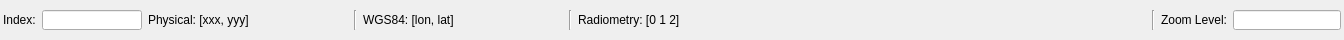
<?xml version="1.0" encoding="UTF-8"?>
<ui version="4.0">
 <class>mvd::StatusBarWidget</class>
 <widget class="QWidget" name="mvd::StatusBarWidget">
  <property name="geometry">
   <rect>
    <x>0</x>
    <y>0</y>
    <width>1344</width>
    <height>40</height>
   </rect>
  </property>
  <property name="sizePolicy">
   <sizepolicy hsizetype="MinimumExpanding" vsizetype="MinimumExpanding">
    <horstretch>0</horstretch>
    <verstretch>0</verstretch>
   </sizepolicy>
  </property>
  <property name="windowTitle">
   <string/>
  </property>
  <property name="locale">
   <locale language="C" country="AnyCountry"/>
  </property>
  <layout class="QHBoxLayout" name="horizontalLayout">
   <property name="sizeConstraint">
    <enum>QLayout::SetMinimumSize</enum>
   </property>
   <property name="leftMargin">
    <number>3</number>
   </property>
   <property name="topMargin">
    <number>0</number>
   </property>
   <property name="rightMargin">
    <number>3</number>
   </property>
   <property name="bottomMargin">
    <number>0</number>
   </property>
   <item>
    <widget class="QLabel" name="label_5">
     <property name="maximumSize">
      <size>
       <width>16777215</width>
       <height>20</height>
      </size>
     </property>
     <property name="text">
      <string>Index:</string>
     </property>
    </widget>
   </item>
   <item>
    <widget class="QLineEdit" name="m_CurrentPixelIndex">
     <property name="sizePolicy">
      <sizepolicy hsizetype="Fixed" vsizetype="Fixed">
       <horstretch>0</horstretch>
       <verstretch>0</verstretch>
      </sizepolicy>
     </property>
     <property name="maximumSize">
      <size>
       <width>100</width>
       <height>20</height>
      </size>
     </property>
     <property name="alignment">
      <set>Qt::AlignCenter</set>
     </property>
    </widget>
   </item>
   <item>
    <widget class="QLabel" name="m_CurrentPixelPhysical">
     <property name="minimumSize">
      <size>
       <width>200</width>
       <height>0</height>
      </size>
     </property>
     <property name="maximumSize">
      <size>
       <width>200</width>
       <height>20</height>
      </size>
     </property>
     <property name="text">
      <string>Physical: [xxx, yyy]</string>
     </property>
    </widget>
   </item>
   <item>
    <widget class="Line" name="line_3">
     <property name="maximumSize">
      <size>
       <width>16777215</width>
       <height>20</height>
      </size>
     </property>
     <property name="orientation">
      <enum>Qt::Vertical</enum>
     </property>
    </widget>
   </item>
   <item>
    <widget class="QLabel" name="m_CurrentPixelGeographic">
     <property name="minimumSize">
      <size>
       <width>200</width>
       <height>0</height>
      </size>
     </property>
     <property name="maximumSize">
      <size>
       <width>200</width>
       <height>20</height>
      </size>
     </property>
     <property name="text">
      <string>WGS84: [lon, lat]</string>
     </property>
    </widget>
   </item>
   <item>
    <widget class="Line" name="line">
     <property name="maximumSize">
      <size>
       <width>16777215</width>
       <height>20</height>
      </size>
     </property>
     <property name="orientation">
      <enum>Qt::Vertical</enum>
     </property>
    </widget>
   </item>
   <item>
    <widget class="QLabel" name="m_CurrentPixelRadio">
     <property name="minimumSize">
      <size>
       <width>200</width>
       <height>0</height>
      </size>
     </property>
     <property name="maximumSize">
      <size>
       <width>16777215</width>
       <height>20</height>
      </size>
     </property>
     <property name="text">
      <string>Radiometry: [0 1 2]</string>
     </property>
    </widget>
   </item>
   <item>
    <spacer name="horizontalSpacer_2">
     <property name="maximumSize">
      <size>
       <width>16777215</width>
       <height>20</height>
      </size>
     </property>
     <property name="orientation">
      <enum>Qt::Horizontal</enum>
     </property>
     <property name="sizeHint" stdset="0">
      <size>
       <width>40</width>
       <height>20</height>
      </size>
     </property>
    </spacer>
   </item>
   <item>
    <widget class="Line" name="line_2">
     <property name="maximumSize">
      <size>
       <width>16777215</width>
       <height>20</height>
      </size>
     </property>
     <property name="orientation">
      <enum>Qt::Vertical</enum>
     </property>
    </widget>
   </item>
   <item>
    <widget class="QLabel" name="label_4">
     <property name="maximumSize">
      <size>
       <width>16777215</width>
       <height>20</height>
      </size>
     </property>
     <property name="text">
      <string>Zoom Level:</string>
     </property>
    </widget>
   </item>
   <item>
    <widget class="QLineEdit" name="m_CurrentScale">
     <property name="sizePolicy">
      <sizepolicy hsizetype="Fixed" vsizetype="Fixed">
       <horstretch>0</horstretch>
       <verstretch>0</verstretch>
      </sizepolicy>
     </property>
     <property name="maximumSize">
      <size>
       <width>150</width>
       <height>20</height>
      </size>
     </property>
     <property name="alignment">
      <set>Qt::AlignCenter</set>
     </property>
    </widget>
   </item>
  </layout>
 </widget>
 <resources/>
 <connections/>
</ui>
